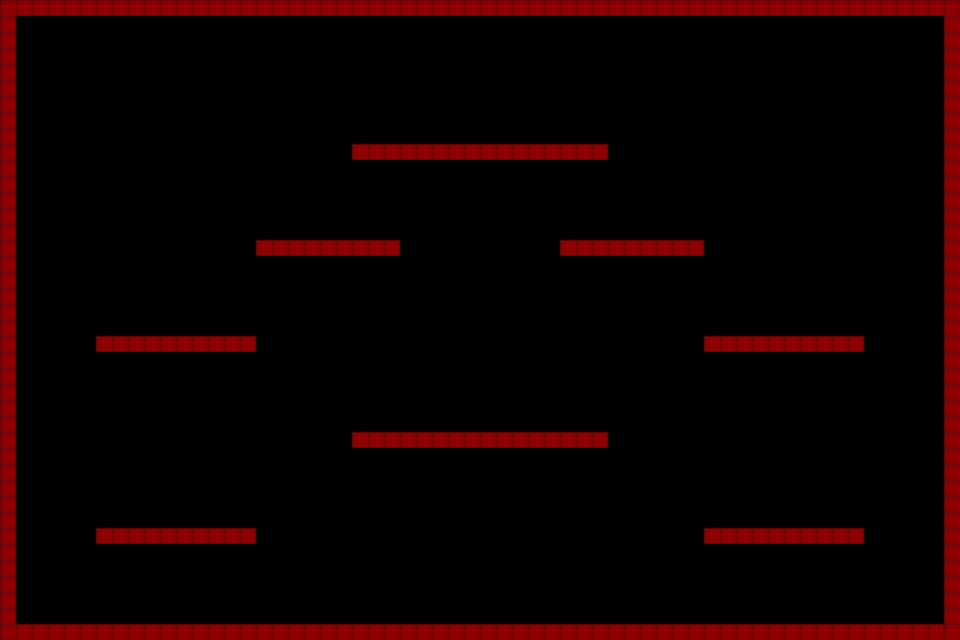

This is a level from a 2D game, rendered from its Tiled map with the project's own tilesets. A one-line summary and the map file follow, with tile-layer data summarised:
An orthogonal 60x40 tile map with 16x16 px tiles, 2 tile layers (floor, edge), 2 tilesets.

<map version="1.0" orientation="orthogonal" renderorder="right-down" width="60" height="40" tilewidth="16" tileheight="16" nextobjectid="1">
 <tileset firstgid="1" name="floor" tilewidth="16" tileheight="16" tilecount="1" columns="1">
  <image source="floor.png" width="16" height="16" />
 </tileset>
 <tileset firstgid="2" name="blank" tilewidth="16" tileheight="16" tilecount="1" columns="1">
  <image source="blank.png" width="16" height="16" />
 </tileset>
 <layer name="floor" width="60" height="40">
  <data>[2400 cells, 286 non-empty, 1 distinct tile ids]</data>
 </layer>
 <layer name="edge" width="60" height="40">
  <data>[2400 cells, 16 non-empty, 1 distinct tile ids]</data>
 </layer>
</map>
